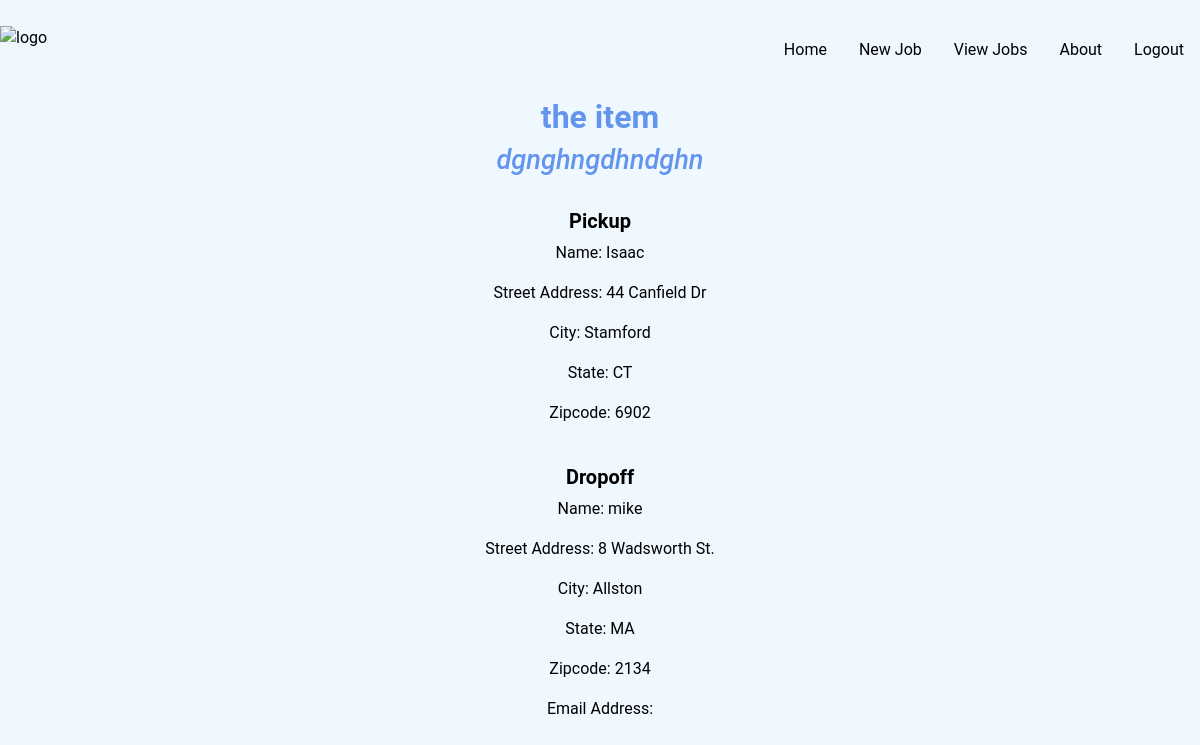
The app's page /1/, older data.
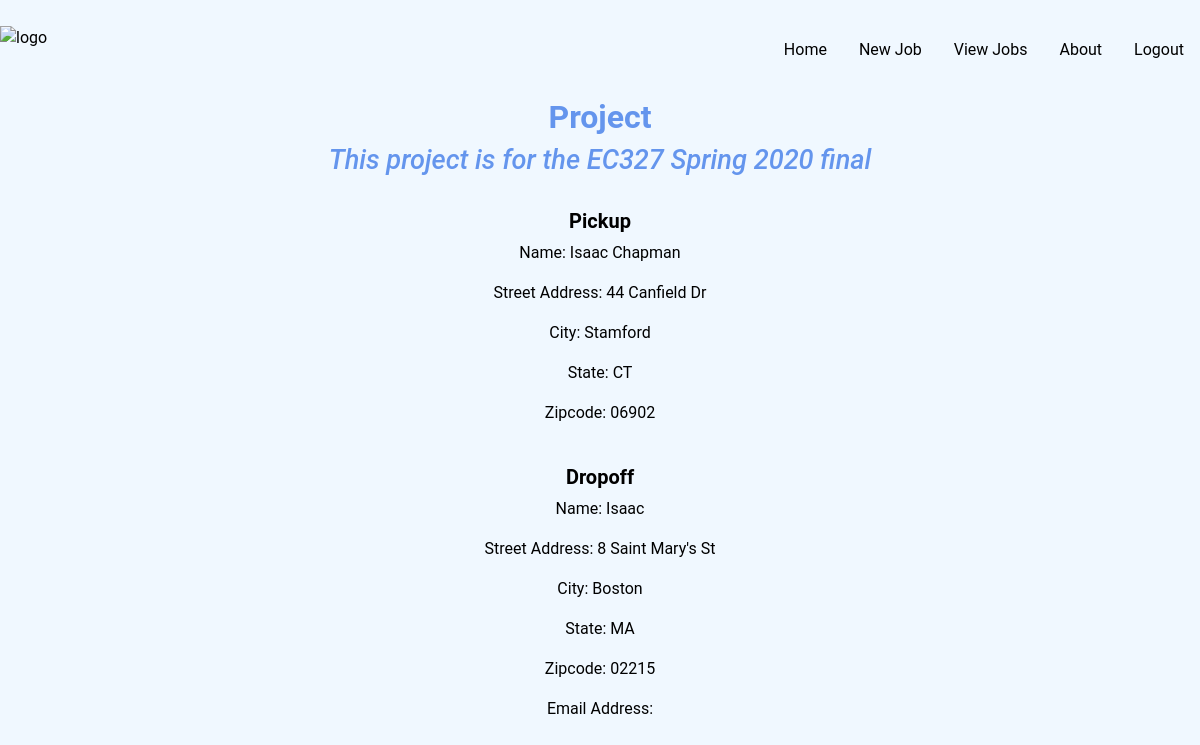
The same page, newer data.
### DeliverApp/models.py (models this page shows)
class DeliveryRequest(models.Model):
    pickupName = models.CharField(max_length=30)
    pickupStreetAddress = models.CharField(max_length=100)
    pickupCity = models.CharField(max_length=20)
    pickupState = models.CharField(max_length=2)
    pickupZipcode = models.CharField(max_length=5)
    dropoffName = models.CharField(max_length=30)
    dropoffStreetAddress = models.CharField(max_length=100)
    dropoffCity = models.CharField(max_length=20)
    dropoffState = models.CharField(max_length=2)
    dropoffZipcode = models.CharField(max_length=5)
    emailaddress= models.CharField(max_length=50, default= "")
    item = models.CharField(max_length=30)
    description = models.TextField()
    dateCreated = models.DateTimeField(default=timezone.now)
    lastModified = models.DateTimeField(auto_now=True)

### DeliverApp/views.py (the view)
# urls.py: path('<int:pk>/', views.requestDetail, name='requestDetail'),
def requestDetail(request, pk):
    post = get_object_or_404(DeliveryRequest, pk=pk)
    return render(request, 'requestDetails.html', {'post': post})

### templates/requestDetails.html (shortened to what this page needs)
<!DOCTYPE html>
<html lang="en">
{% extends 'base.html' %}
{% block page_content %}
<head>
    <br>
    <div class="nav-bar">
    <a href="/"><img src="https://raw.githubusercontent.com/taylorschissel/DeliverMeProj/working_forms/templates/delivermelogo.png" alt="logo" width = 200 height = 60></a><a target='_blank' href='http://127.0.0.1:8000/'></a>
        <ul>
         <li><a href="{% url 'logout' %}">Logout</a></li>
         <li><a href="/about/">About</a></li>
         <li><a href="/list/">View Jobs</a></li>
        <li><a href="{% url 'newRequest' %}" class="top-menu">New Job</a></li>
         <li><a href="/">Home</a></li>
    </ul>
        </div>
    <br>
    <br>
</head>
<body>
<div class="post">
    <h1 class="center">{{ post.item }}</h1>
    <h2 class="center">{{ post.description }}</h2><br>
    <h3 class="center">Pickup</h3>
    <p class="center">Name: {{ post.pickupName }}</p>
    <p class="center">Street Address: {{ post.pickupStreetAddress }}</p>
    <p class="center">City: {{ post.pickupCity }}</p>
    <p class="center">State: {{ post.pickupState }}</p>
    <p class="center">Zipcode: {{ post.pickupZipcode }}</p><br>
    <h4 class="center">Dropoff</h4>
    <p class="center">Name: {{ post.dropoffName }}</p>
    <p class="center">Street Address: {{ post.dropoffStreetAddress }}</p>
    <p class="center">City: {{ post.dropoffCity }}</p>
    <p class="center">State: {{ post.dropoffState }}</p>
    <p class="center">Zipcode: {{ post.dropoffZipcode }}</p>
    <p class="center">Email Address: {{ post.emailaddress }}</p>
</div>
{% endblock %}

### templates/base.html (shortened to what this page needs)
<link rel="stylesheet" href="https://stackpath.bootstrapcdn.com/bootstrap/4.1.3/css/bootstrap.min.css">
{% block page_content %}{% endblock %}

### templates/requestDetails.html (style rules this page uses)
.center { text-align: center; }
li { display: inline; }
h1 { color: cornflowerblue; font-family: "Roboto", "Lucida Grande", Verdana, Arial, sans-serif ; font-size: 200%; font-weight: bold; }
h2 { color: cornflowerblue; font-family: "Roboto", "Lucida Grande", Verdana, Arial, sans-serif; font-style: oblique; font-size: 170%; }
h3 { color: black; font-family: "Roboto", "Lucida Grande", Verdana, Arial, sans-serif; font-weight: bold; font-size: 125%; }
h4 { color: black; font-family: "Roboto", "Lucida Grande", Verdana, Arial, sans-serif; font-weight: bold; font-size: 125%; }
ul { list-style-type: none; margin: 0; padding: 0; overflow: hidden; display: inline; }
li { float: right; display: inline; }
li a { display: block; color: black; text-align: center; padding: 14px 16px; text-decoration: none; }
img { display: inline; }
p { color: black; font-family: "Roboto", "Lucida Grande", Verdana, Arial, sans-serif; font-size: 100%; }
body { background-color: aliceblue; }
a { color: black; font-family: "Roboto", "Lucida Grande", Verdana, Arial, sans-serif; font-size: 100%; }

Row changes from the older to the newer data that the page shows:
changed DeliveryRequest "44 Canfield Dr": item "the item" → "Project"; description "dgnghngdhndghn" → "This project is for the EC327 Spring 2020 final"; pickupName "Isaac" → "Isaac Chapman"; pickupZipcode "6902" → "06902"; dropoffName "mike" → "Isaac"; dropoffStreetAddress "8 Wadsworth St." → "8 Saint Mary's St"; dropoffCity "Allston" → "Boston"; dropoffZipcode "2134" → "02215"
